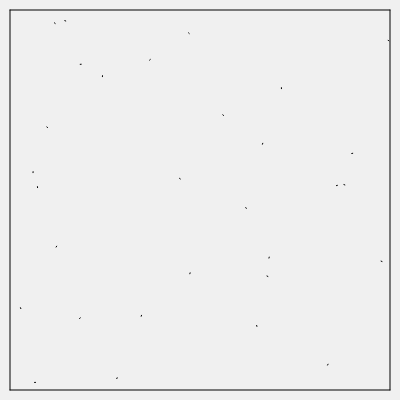
Frame 1 (no input)
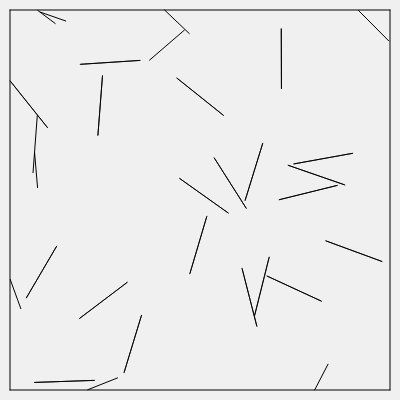
Frame 60 (no input)
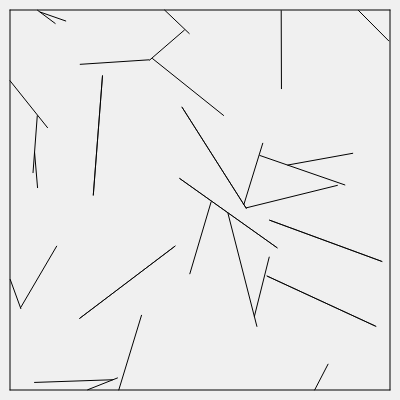
Frame 120 (the mouse pressed at the canvas centre since frame 60)

The p5.js sketch that drew these frames (run headless with seeded random() and noise() and a simulated clock; from frame 60 on, the mouse is pressed at the canvas centre):

// p5.js sketch
// ── sketch.js
let bounds;

function setup() {
  createCanvas(400, 400);
  background(220);
  angleMode(DEGREES);
  bounds = new Bounds(10, 10, width - 20, height - 20);
  for (let i = 0; i < 30; i++) {
    let pt = bounds.pointInside();
    walker = new Walker(...pt, random(360));
  }
}

function draw() {
  background(240);
  bounds.render();
  Walker.instances.forEach((w) => {
    w.step();
    w.render(2);
  });
}

class Bounds {
  constructor(x, y, w, h) {
    this.data = [x, y, w, h];
    this.lines = [
      [x, y, x + w, y],
      [x + w, y, x + w, y + h],
      [x + w, y + h, x, y + h],
      [x, y + h, x, y],
    ];
  }
  asLines() {
    return this.lines;
  }
  lineIntersects(line) {
    for (let i = 0; i < this.lines.length; i++) {
      if (linesIntersect(line, this.lines[i])) {
        return true;
      }
    }
    return false;
  }
  pointInside() {
    let r = bounds.data;
    return [random(r[0], r[0] + r[2]), random(r[1], r[1] + r[3])];
  }
  render() {
    this.lines.forEach((l) => line(...l));
  }
}

class Walker {
  constructor(x, y, angle) {
    this.x = x;
    this.y = y;
    this.done = false;
    this.theta = angle;
    this.path = [[this.x, this.y]];
    Walker.instances.push(this);
  }
  asLine(end) {
    let last = end || this.path[this.path.length - 1];
    let first = this.path[0];
    return [...first, ...last];
  }
  step(len = 1) {
    if (this.done) return;
    let next = [this.x + cos(this.theta) * len, this.y + sin(this.theta) * len];
    let candLine = this.asLine(next);
    for (let i = 0; i < Walker.instances.length; i++) {
      let w = Walker.instances[i];
      if (w === this) continue;
      if (
        bounds.lineIntersects(candLine) ||
        linesIntersect(candLine, w.asLine())
      ) {
        this.done = true;
        return true;
      }
    }

    //circle(...next,3);
    this.x = next[0];
    this.y = next[1];
    this.path.push([this.x, this.y]);
    return true;
  }
  render() {
    if (this.done) {
      line(...this.asLine());
      return;
    }
    for (let i = 1; i < this.path.length; i++) {
      line(...this.path[i - 1], ...this.path[i]);
    }
  }
}
Walker.instances = [];

function linesIntersect(l1, l2) {
  //return _linesIntersect(l1.x1,l1.y1,l1.x2,l1.y2,l2.x1,l2.y1,l2.x2,l2.y2);
  let pt = lineIntersection(...l1, ...l2);
  if (pt[0] < 0 || pt[0] > width) return false;
  if (pt[1] < 0 || pt[1] > height) return false;
  return pt;
}

function lineIntersection(x1, y1, x2, y2, x3, y3, x4, y4) {
  // calculate the distance to intersection point
  let uA =
    ((x4 - x3) * (y1 - y3) - (y4 - y3) * (x1 - x3)) /
    ((y4 - y3) * (x2 - x1) - (x4 - x3) * (y2 - y1));
  let uB =
    ((x2 - x1) * (y1 - y3) - (y2 - y1) * (x1 - x3)) /
    ((y4 - y3) * (x2 - x1) - (x4 - x3) * (y2 - y1));

  // if uA and uB are between 0-1, lines are colliding
  if (uA >= 0 && uA <= 1 && uB >= 0 && uB <= 1) {
    // optionally, draw a circle where the lines meet
    let intersectionX = x1 + uA * (x2 - x1);
    let intersectionY = y1 + uA * (y2 - y1);
    return [intersectionX, intersectionY];
  }
  return false;
}
